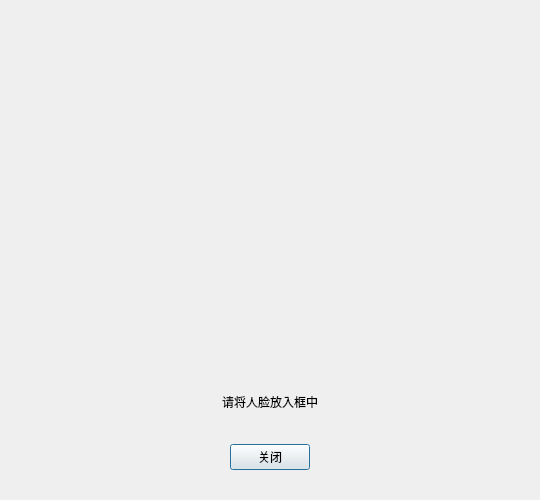
<?xml version="1.0" encoding="UTF-8"?>
<ui version="4.0">
 <class>TNShowFaceDialog</class>
 <widget class="QDialog" name="TNShowFaceDialog">
  <property name="geometry">
   <rect>
    <x>0</x>
    <y>0</y>
    <width>540</width>
    <height>500</height>
   </rect>
  </property>
  <property name="minimumSize">
   <size>
    <width>540</width>
    <height>500</height>
   </size>
  </property>
  <property name="maximumSize">
   <size>
    <width>540</width>
    <height>500</height>
   </size>
  </property>
  <property name="windowTitle">
   <string>Dialog</string>
  </property>
  <layout class="QVBoxLayout" name="verticalLayout_2">
   <property name="spacing">
    <number>0</number>
   </property>
   <property name="leftMargin">
    <number>0</number>
   </property>
   <property name="topMargin">
    <number>0</number>
   </property>
   <property name="rightMargin">
    <number>0</number>
   </property>
   <property name="bottomMargin">
    <number>0</number>
   </property>
   <item>
    <layout class="QVBoxLayout" name="verticalLayout">
     <property name="spacing">
      <number>10</number>
     </property>
     <property name="leftMargin">
      <number>30</number>
     </property>
     <property name="topMargin">
      <number>30</number>
     </property>
     <property name="rightMargin">
      <number>30</number>
     </property>
     <property name="bottomMargin">
      <number>0</number>
     </property>
     <item>
      <widget class="TNShowFaceLabel" name="label_show_video">
       <property name="minimumSize">
        <size>
         <width>480</width>
         <height>360</height>
        </size>
       </property>
       <property name="maximumSize">
        <size>
         <width>480</width>
         <height>360</height>
        </size>
       </property>
       <property name="text">
        <string/>
       </property>
      </widget>
     </item>
    </layout>
   </item>
   <item>
    <layout class="QVBoxLayout" name="verticalLayout_2">
     <item>
      <widget class="QLabel" name="showFaceLabel">
       <property name="text">
        <string>请将人脸放入框中</string>
       </property>
       <property name="alignment">
        <set>Qt::AlignCenter</set>
       </property>
      </widget>
     </item>
    </layout>
   </item>
   <item>
    <layout class="QHBoxLayout" name="horizontalLayout">
     <property name="spacing">
      <number>0</number>
     </property>
     <property name="topMargin">
      <number>30</number>
     </property>
     <property name="bottomMargin">
      <number>30</number>
     </property>
     <item>
      <layout class="QHBoxLayout" name="horizontalLayout">
       <item>
        <spacer name="horizontalSpacer">
         <property name="orientation">
          <enum>Qt::Horizontal</enum>
         </property>
         <property name="sizeHint" stdset="0">
          <size>
           <width>40</width>
           <height>20</height>
          </size>
         </property>
        </spacer>
       </item>
       <item>
        <widget class="QPushButton" name="okButton">
         <property name="cursor">
          <cursorShape>PointingHandCursor</cursorShape>
         </property>
         <property name="text">
          <string>关闭</string>
         </property>
        </widget>
       </item>
       <item>
        <spacer name="horizontalSpacer_2">
         <property name="orientation">
          <enum>Qt::Horizontal</enum>
         </property>
         <property name="sizeHint" stdset="0">
          <size>
           <width>40</width>
           <height>20</height>
          </size>
         </property>
        </spacer>
       </item>
      </layout>
     </item>
    </layout>
   </item>
  </layout>
 </widget>
 <customwidgets>
  <customwidget>
   <class>TNShowFaceLabel</class>
   <extends>QLabel</extends>
   <header>tnshowfacelabel.h</header>
  </customwidget>
 </customwidgets>
 <resources/>
 <connections/>
</ui>
